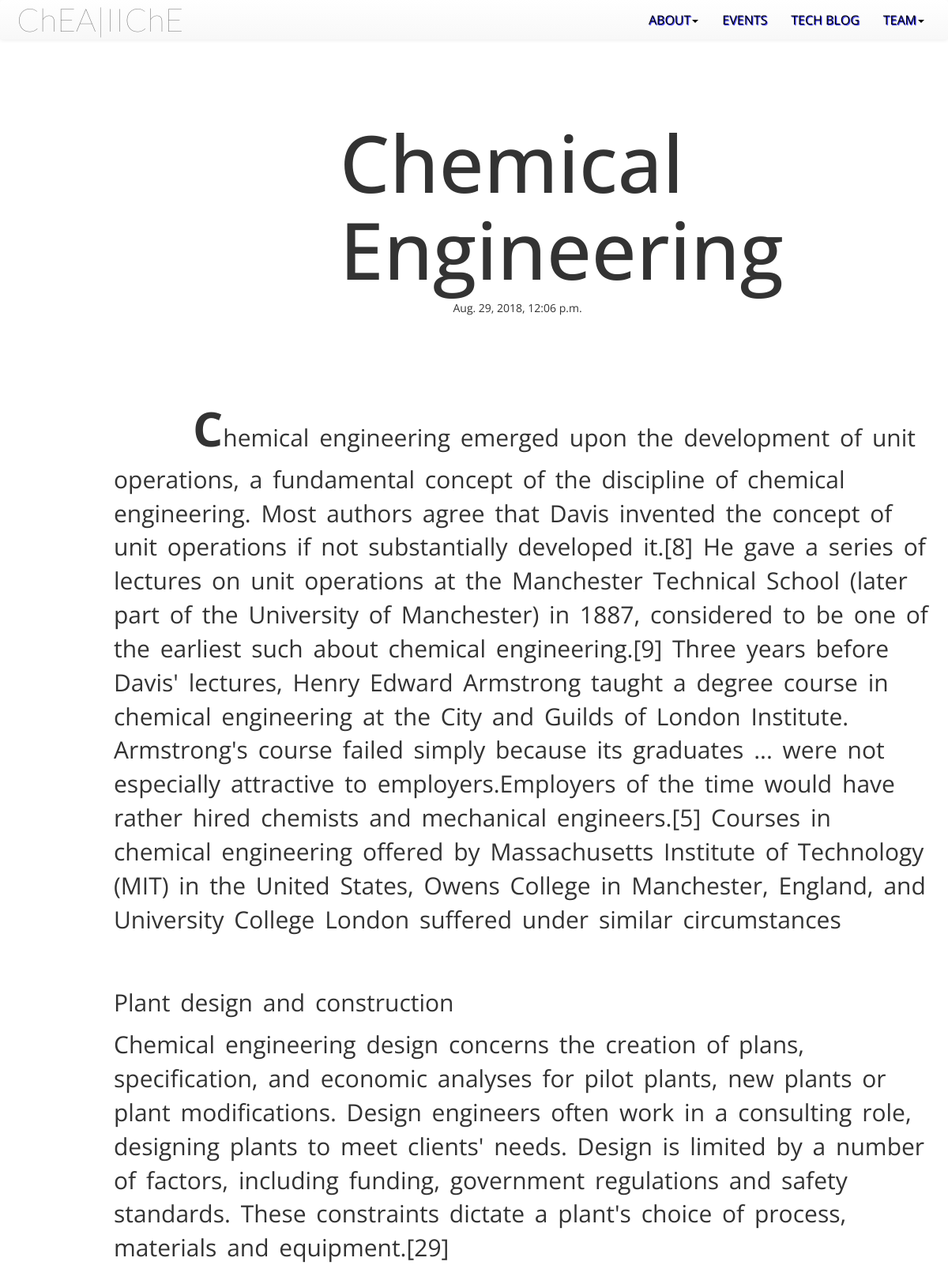
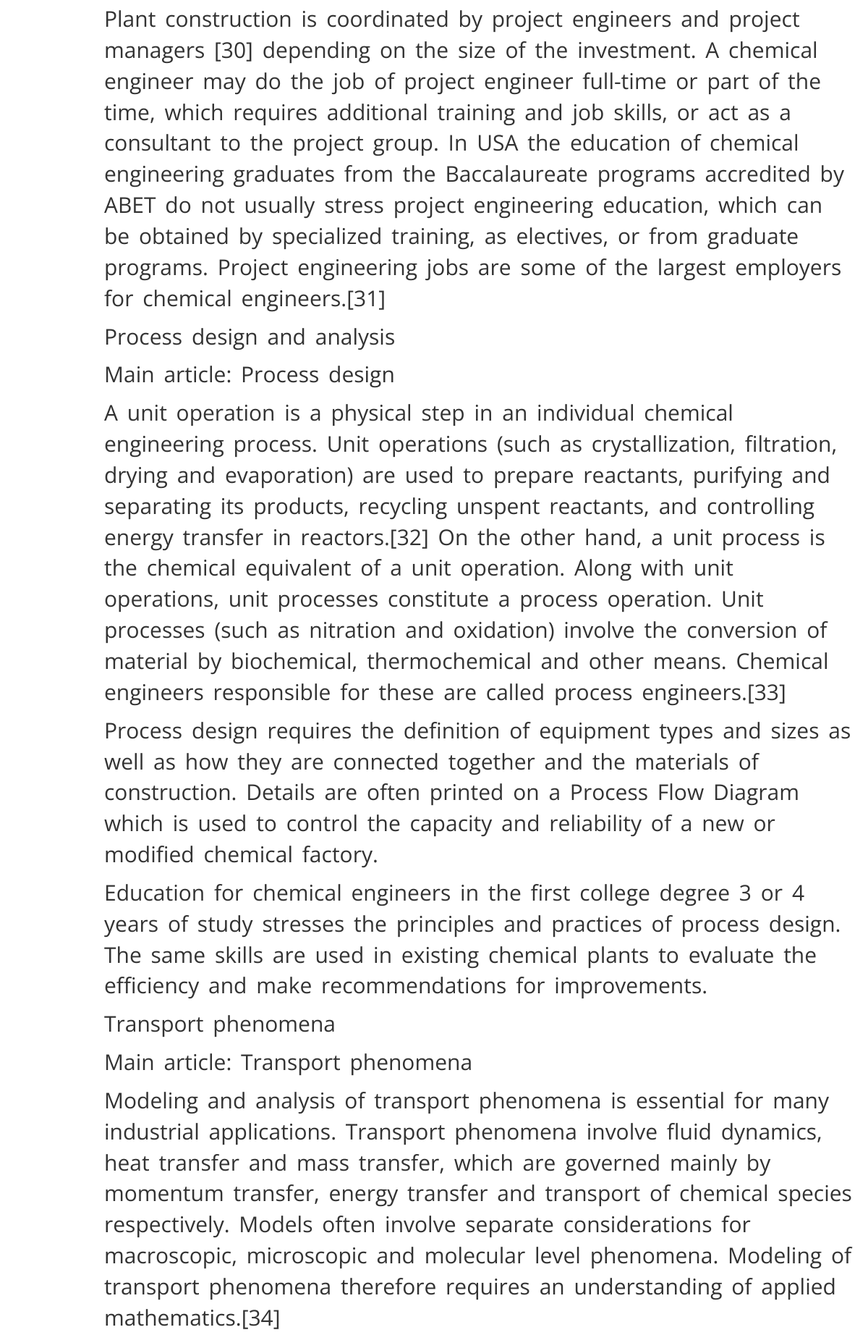
The app's page /post/4 (upper part) with its own data (2 pictures, top to bottom).
### blog/models.py (models this page shows, shortened)
class Post(models.Model):
    author = models.ForeignKey('auth.User')
    title = models.CharField(max_length=200)
    text = models.TextField()
    created_date = models.DateTimeField(default=timezone.now)
    published_date = models.DateTimeField(blank=True, null=True)

### blog/views.py (the view)
# urls.py: url(r'^post/(?P<pk>\d+)$', views.PostDetailView.as_view(), name='post_detail'),
class PostDetailView(DetailView):
    model = Post

### blog/templates/blog/post_detail.html (shortened to what this page needs)
{% extends 'blog/base.html' %}
{% block content %}
        <h1 class='posttitle loader'>{{ post.title }}</h1>
        {% if post.published_date %}
            <div class="date postdate">
                {{ post.published_date }}
            </div>
        {% else %}
            <a class="btn btn-default" href="{% url 'post_publish' pk=post.pk %}">Publish</a>
        {% endif %}
      <p class='postcontent' ><div class="pc">{{ post.text|safe|linebreaksbr }}</div></p>
{% endblock %}

### blog/static/css/base.css (style rules this page uses)
* { margin: 0px; padding: 0px; }
.postdate { text-align: center; }
.date { font-family: 'Open Sans', sans-serif; margin-left: 500px; }
.posttitle { font-family: 'Open Sans', sans-serif; font-size: 100px; margin-top: 80px; text-align: center; margin-left: 400px; }
.postcontent { font-family: 'Open Sans', sans-serif; font-size: 1.5em; margin-top: 100px; }
.pc { font-size: 30px; font-family: 'Open Sans', sans-serif; margin-left: 100px; word-spacing: 5px; padding-left: 14px; width: 140%; }
.pc::first-letter { font-size: 60px; font-weight: bold; padding-left: 100px; }

### records on screen
Post: title "Chemical Engineering", published_date "Aug. 29, 2018, 12:06 p.m.", text "Chemical engineering emerged upon the development of unit operations, a fundamental concept of the discipline of chemical engineering. Most authors agree that Davis invented the concept of unit operations if not substantially developed it.[8] He gave a series of lectures on unit operations at the Manchester Technical School (later part of the University of Manchester) in 1887, considered to be one of the earliest such about chemical engineering.[9] Three years before Davis' lectures, Henry Edward Armstrong taught a degree course in chemical engineering at the City and Guilds of London Institute. Armstrong's course failed simply because its graduates ... were not especially attractive to…"
